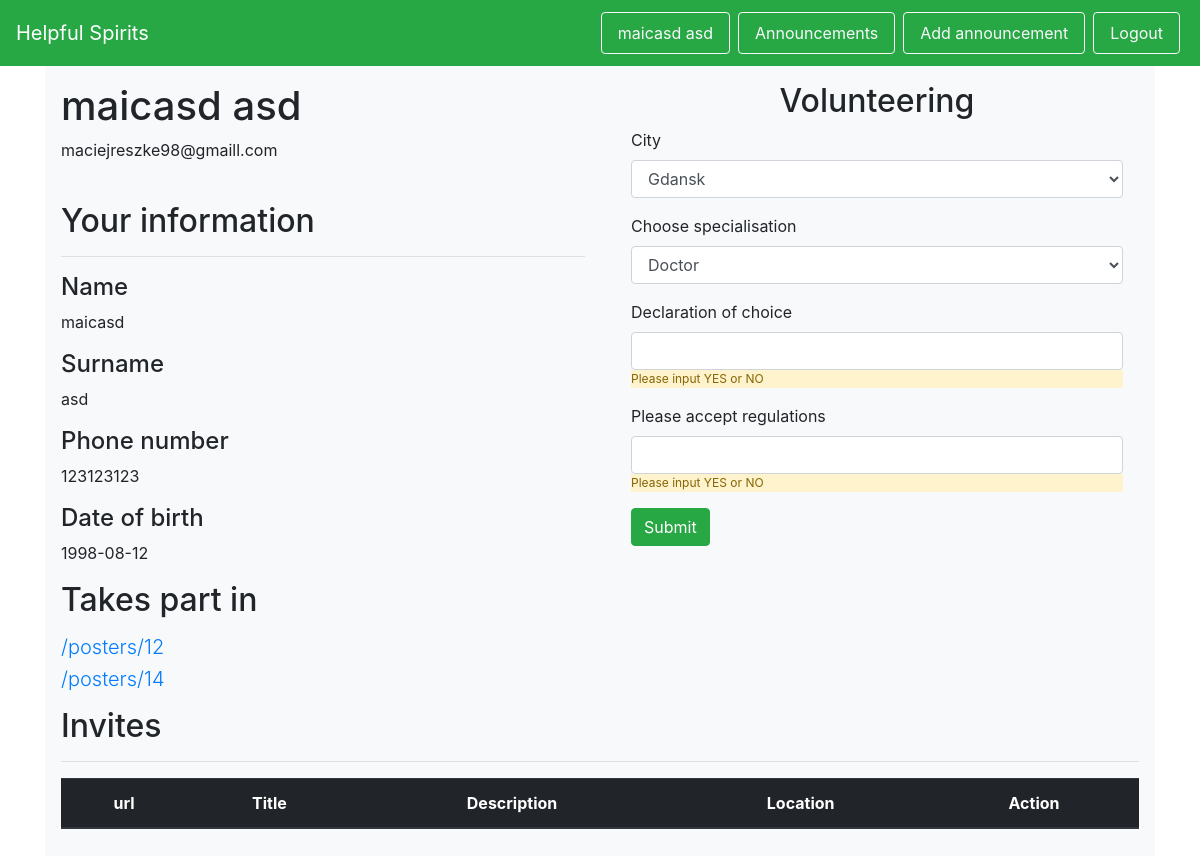
/my_profile (signed in), run on the app's committed database.
### helpful_spirits/models.py (models this page shows, shortened)
class User(db.Model, UserMixin):
    id = db.Column(db.Integer, primary_key=True)
    firstname = db.Column(db.String(50), nullable=False)
    surname = db.Column(db.String(50), nullable=False)
    birthday = db.Column(db.Date, nullable=False)
    phone = db.Column(db.String, nullable=False)
    password_hash = db.Column(db.String, nullable=False)
    email = db.Column(db.String)

class Seksmisja(db.Model):
    id = db.Column(db.Integer, primary_key=True)
    volunteer_id = db.Column(db.Integer, nullable=False)
    poster_id = db.Column(db.Integer, nullable=False)
    status = db.Column(db.String, nullable=False)

### helpful_spirits/views.py (the view, shortened to what this page needs)
@app.route('/my_profile', methods=['GET', 'POST'])
@login_required
def my_profile():
    form = VolunteersDeclaration()
    volunteer_id = Volunteer.query.filter_by(user_id=current_user.id).first().id
    seksmisje = Seksmisja.query.filter_by(volunteer_id=volunteer_id).filter_by(status="INVITED").all()
    seksmisje_accepted = Seksmisja.query.filter_by(volunteer_id=volunteer_id).filter_by(status="accept").all()
    posters = [Poster.query.filter_by(id=seksmisja.poster_id).first() for seksmisja in seksmisje]
    posters = set(posters) - {None}
    form_select = Select()
    return render_template('my_profile.html', form=form, form_select=form_select, posters=posters, seksmisje_accepted=seksmisje_accepted)

### helpful_spirits/forms.py
class VolunteersDeclaration(Form):
    city_choices = [(city.name, city.name) for city in City.get_all()]
    does_want = StringField('Declaration of choice', validators=[DataRequired()])
    does_accept = StringField('Please accept regulations', validators=[DataRequired()])
    specialisation_choices = [(specialisation.name, specialisation.name) for specialisation in Specialisation.get_all()]
    specialisation = SelectField('Choose specialisation', choices=specialisation_choices)
    city = SelectField('City', choices=city_choices, validators=[DataRequired()])

class Select(Form):
    acc = [('accept', 'accept'), ('reject', 'reject')]
    accept_or_reject = SelectField('City', choices=acc, validators=[DataRequired()])

### helpful_spirits/__init__.py (called while the page is built)
@login_manager.user_loader
def load_user(user_id):
    return models.User.query.filter_by(id=user_id).first()

### helpful_spirits/templates/my_profile.html (shortened to what this page needs)
{% extends 'base.html' %}
{% from "includes/_forms.html" import render_field %}
{% block body %}
    <div id="wrapper-div" class="py-3 px-3" style="background-color: #f8f9fa;">
        <div class="row">
            <div class="col-md-6 col-xs-12">
                <h1>{{ current_user.firstname }} {{ current_user.surname }}</h1>
                <p>
                    {{ current_user.email }}
                </p>
                <br/>
                <h2>Your information</h2>
                <hr/>
                <h4>Name</h4>
                <p>{{ current_user.firstname }}</p>
                <h4>Surname</h4>
                <p>{{ current_user.surname }}</p>
                <h4>Phone number</h4>
                <p>{{ current_user.phone }}</p>
                <h4>Date of birth</h4>
                <p>{{ current_user.birthday }}</p>
            </div>
            <div class="col-md-6 col-xs-12">
                <h2 class="text-center">Volunteering</h2>
                <form id="register-form" method="POST" action="/my_profile">
                    <div class="form-group mx-3">
                        {{ render_field(form.city, class_="form-control") }}
                    </div>
                    <div class="form-group mx-3">
                        {{ render_field(form.specialisation, class_="form-control") }}
                    </div>
                    <div class="form-group mx-3">
                        {{ render_field(form.does_want, class_="form-control") }}
                        <p class="alert-warning" style="font-size:75%">Please input YES or NO</p>
                    </div>
                    <div class="form-group mx-3">
                        {{ render_field(form.does_accept, class_="form-control") }}
                        <p class="alert-warning" style="font-size:75%">Please input YES or NO</p>
                    </div>
                    <p><input type="submit" class="btn btn-success mx-3" value="Submit"></p>
                </form>
            </div>
        </div>
        <div class="row">
            <div class="col-12">
                <h2>Takes part in</h2>
                <p>
                    {% for seksmisja in seksmisje_accepted %}
                        <h5 class="lead">
                            <tr>
                                <td><a href="posters/{{ seksmisja.poster_id }}">/posters/{{ seksmisja.poster_id }}</a>
                                </td>
                            </tr>
                        </h5>
                    {% endfor %}
                </p>
                <h2>Invites</h2>
                <hr/>
                <table class="table text-center">
                    <thead class="thead-dark">
                    <tr>
                        <th scope="col">url</th>
                        <th scope="col">Title</th>
                        <th scope="col">Description</th>
                        <th scope="col">Location</th>
                        <th scope="col">Action</th>
                    </tr>
                    </thead>
                </table>
            </div>
        </div>
    </div>
{% endblock %}

### helpful_spirits/templates/includes/_navbar.html (shortened to what this page needs)
<nav class="navbar navbar-dark bg-success sticky-top">
    <a class="navbar-brand" href="/">Helpful Spirits</a>
    <ul class="nav list-inline">
        {% if current_user.is_authenticated %}
        <li class="nav-item">
            <a class="nav-link btn btn-outline-light mx-1 my-1" href="/my_profile">{{ current_user.firstname }}
                {{ current_user.surname }}</a>
        </li>
        <li class="nav-item">
            <a class="nav-link btn btn-outline-light mx-1 my-1" href="/posters">Announcements</a>
        </li>
        <li class="nav-item">
            <a class="nav-link btn btn-outline-light mx-1 my-1" href="/add_poster">Add announcement</a>
        </li>
        <li class="nav-item">
            <a class="nav-link btn btn-outline-light mx-1 my-1" href="/logout">Logout</a>
        </li>
        {% endif %}
    </ul>
</nav>

### data on the page
User: firstname "maicasd", surname "asd", email "maciejreszke98@gmaill.com", phone "123123123", birthday "1998-08-12"
Seksmisja: poster_id "12"
Seksmisja: poster_id "14"

### other printed values
{{ field.label }} "City Choose specialisation Declaration of choice Please accept regulations"
